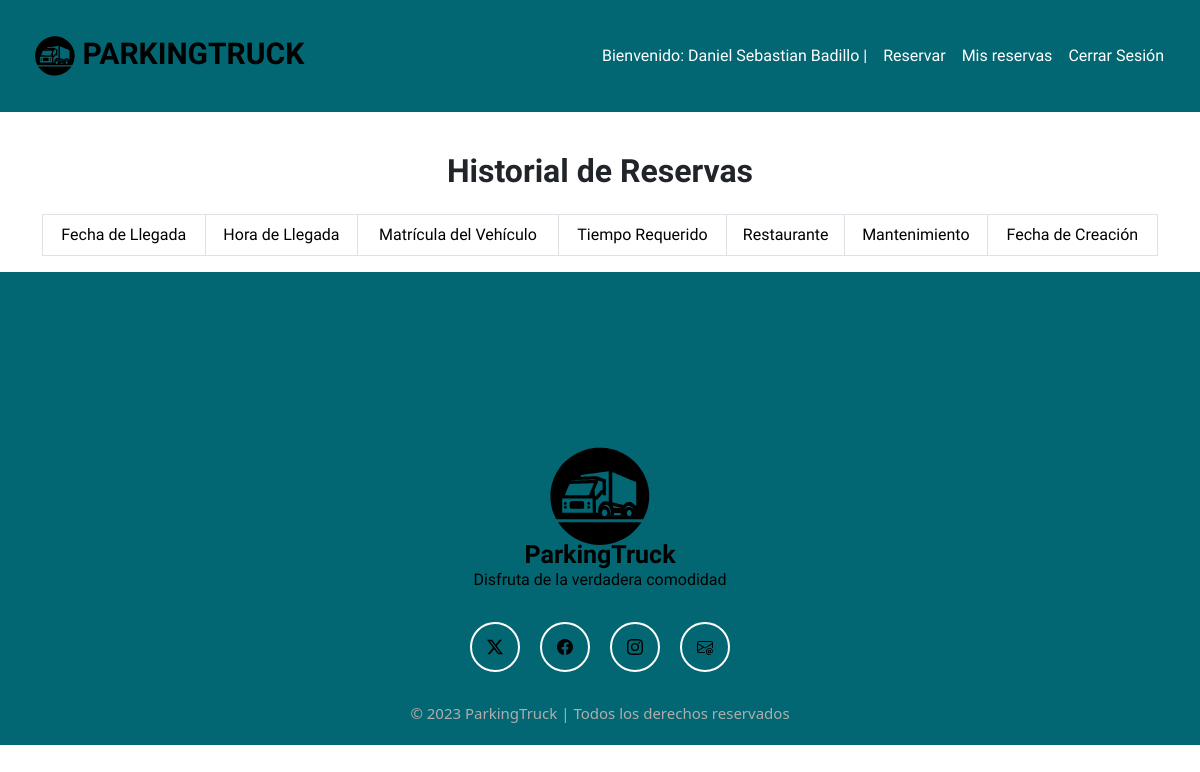
Before: /historial/ (signed in) with the older database file.
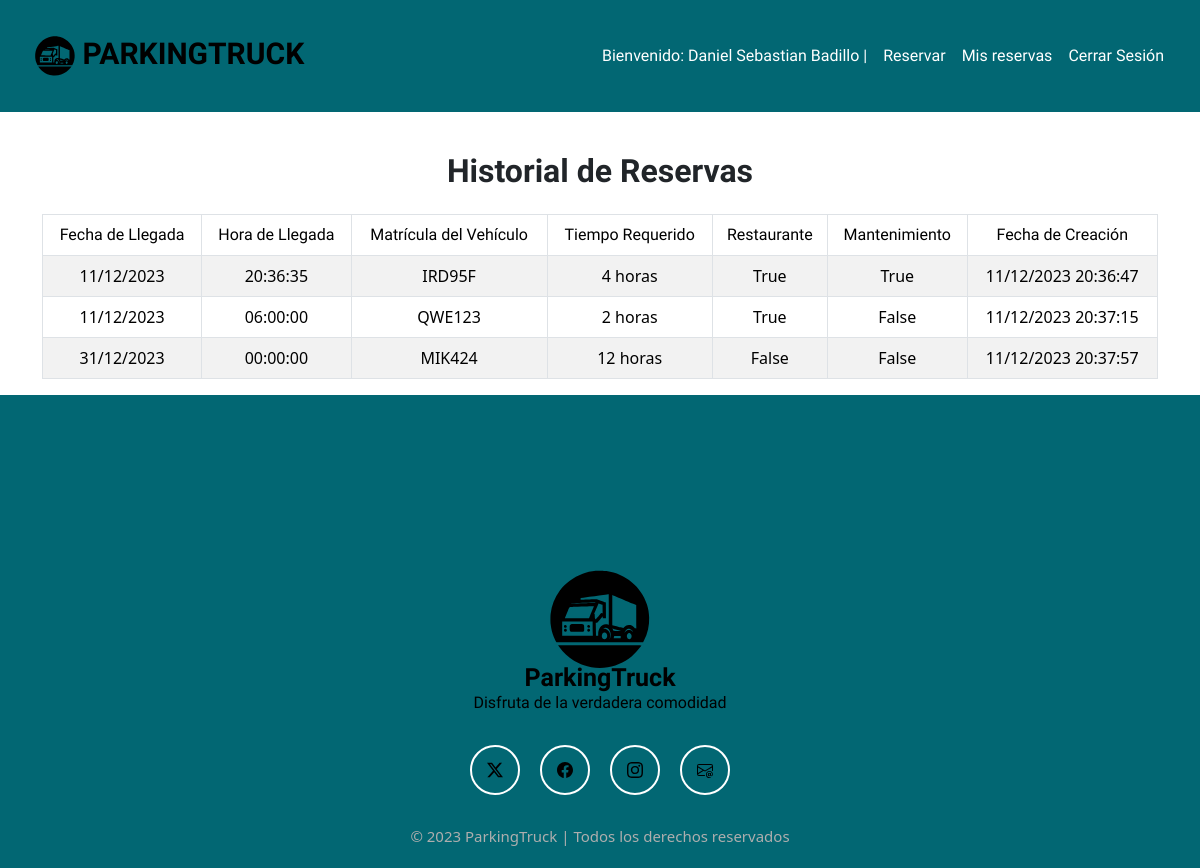
After: the same page with the newer database file.
### commons/models.py (models this page shows, shortened)
class Reserva(models.Model):
    ESTADO_CHOICES = [
        ('pendiente', 'Pendiente'),
        ('completada', 'Completada'),
    ]
    usuario = models.ForeignKey(User, on_delete=models.CASCADE)
    fecha_llegada = models.DateTimeField()
    hora_llegada = models.TimeField(default='00:00:00')
    matricula_vehiculo = models.CharField(max_length=50)
    tiempo_requerido = models.CharField(max_length=50)
    necesita_restaurante = models.BooleanField(default=False)
    necesita_mantenimiento = models.BooleanField(default=False)
    estado = models.CharField(max_length=20, choices=ESTADO_CHOICES, default='pendiente')
    fecha_creacion = models.DateTimeField(auto_now_add=True)

### commons/views.py (the view)
# urls.py: path('historial/', historial_reservas, name='historial'),
@login_required
def historial_reservas(request):
    reservas = Reserva.objects.filter(usuario=request.user, estado='completada')
    form = HistorialReservasForm()
    return render(request, 'HistorialReservas.html', {'reservas': reservas, 'form': form})

### commons/templates/HistorialReservas.html (shortened to what this page needs)
{% extends 'base.html' %}
{% load static %}
{% block extrahead %}
<link rel="stylesheet" href="{% static '/css/index.css' %}">
{% endblock extrahead%}
{% block content %}
<div class="container mt-4">
  <h2 class="text-center p-3 letra-kanit-700">Historial de Reservas</h2>
  <div class="table-responsive">
    <table class="table table-striped table-bordered text-center">
      <thead>
        <tr>
          <th class="letra-kanit-300">Fecha de Llegada</th>
          <th class="letra-kanit-300">Hora de Llegada</th>
          <th class="letra-kanit-300">Matrícula del Vehículo</th>
          <th class="letra-kanit-300">Tiempo Requerido</th>
          <th class="letra-kanit-300">Restaurante</th>
          <th class="letra-kanit-300">Mantenimiento</th>
          <th class="letra-kanit-300">Fecha de Creación</th>
        </tr>
      </thead>
      <tbody>
        {% for reserva in reservas %}
          <tr>
            <td>{{ reserva.fecha_llegada|date:"d/m/Y" }}</td>
            <td>{{ reserva.hora_llegada|time:"H:i:s" }}</td>
            <td>{{ reserva.matricula_vehiculo }}</td>
            <td>{{ reserva.tiempo_requerido }} horas</td>
            <td>{{reserva.necesita_restaurante}}</td>
            <td>{{reserva.necesita_mantenimiento}}</td>
            <td>{{ reserva.fecha_creacion|date:"d/m/Y H:i:s" }}</td>
          </tr>
        {% endfor %}
      </tbody>
    </table>
  </div>
</div>
{% endblock %}

### commons/templates/base.html (shortened to what this page needs)
{% load static %}
<!DOCTYPE html>
<html lang="es">
<head>
  <link rel="stylesheet" href="{% static '/css/bootstrap.min.css' %}" >
  <link rel="stylesheet" href="{% static 'css/bootstrap-icons.css' %}" >
  <link rel="stylesheet" href="{% static '/css/index.css' %}">
  {% block extrahead %}
  {% endblock extrahead%}
</head>
<body>
  <nav class="navbar navbar-expand-md p-3 bg-oliva">
    <div class="container-fluid">
      <div class="collapse navbar-collapse" id="navbarToggler">
        <a class="navbar-brand" href="{% url 'index' %}">
          <img class="navbar-logo" src="{% static '/img/logotruck1.svg' %}" alt="Foto Truck"> PARKINGTRUCK
        </a>
        <ul class="navbar-nav d-flex justify-content-center align-items-center">
          {% if user.is_authenticated %}
            <li class="nav-item">
              <a class="nav-link" href="#" id="userDropdown" role="button" onclick="toggleDropdown()">
                Bienvenido: {{ user.first_name }}  |
              </a>
            </li>
            <li class="nav-item">
              <a class="nav-link" href="{% url 'reserva' %}">   Reservar</a>
            </li>
            <li class="nav-item">
              <a class="nav-link" href="{% url 'historial' %}">Mis reservas</a>
            </li>
            <li class="nav-item">
              <a class="nav-link" href="{% url 'index' %}">Cerrar Sesión</a>
            </li>
          {% endif %}
        </ul>
      </div>
    </div>
  </nav>
  {% block content %}
  {% endblock content%}
  <footer class="bg-oliva d-flex flex-column align-items-center justify-content-center">
      <img class="truck-2" src="{% static '/img/logotruck1.svg' %}" alt="Foto Truck">
      <p  class="footer-texto-logo letra-kanit-700">ParkingTruck</p>
      <p class="footer-texto text-center">Disfruta de la verdadera comodidad</p>
      <div class="iconos-redes-sociales d-flex flex-wrap align-items-center justify-content-center">
        <a href="https://twitter.com/ParkingTruck" target="_blank" rel="noopener noreferrer">
          <svg xmlns="http://www.w3.org/2000/svg" width="16" height="16"  class="iconos-base-bl" viewBox="0 0 16 16">
            <path d="M12.6.75h2.454l-5.36 6.142L16 15.25h-4.937l-3.867-5.07-4.425 5.07H.316l5.733-6.57L0 .75h5.063l3.495 4.633L12.601.75Zm-.86 13.028h1.36L4.323 2.145H2.865l8.875 11.633Z"/>
          </svg>
        </a>
        <a href="https://facebook.com/ParkingTruck/" target="_blank" rel="noopener noreferrer">
        </a>
        <a href="https://www.instagram.com/ParkingTruck/" target="_blank" rel="noopener noreferrer">
        </a>
        <a href="mailto:parkingtruck@correo.com" target="_blank" rel="noopener noreferrer">
        </a>
      </div>
      <div class="derechos-de-autor">© 2023 ParkingTruck | Todos los derechos reservados</div>
  </footer>
  <link rel="stylesheet" href="{% static '/js/bootstrap.bundle.min.js' %}" >
</body>
</html>

### static/css/index.css (style rules this page uses)
.bg-oliva { background-color: #026773; }
.letra-kanit-300 { font-family: 'Kanit', sans-serif; font-weight: 300; }
.letra-kanit-700 { font-family: 'Kanit', sans-serif; font-weight: 700; }
.navbar { margin-bottom: 10px; }
.navbar-nav .nav-link.active, .nav-link { color: #ffffff; font-family: 'Kanit', sans-serif; font-weight: 300; }
.navbar-logo { width: 40px; margin-top: 15px; margin-bottom: 15px; margin-left: 5px; }
.navbar-brand { font-family: 'Kanit', sans-serif; font-weight: 700; font-size: 30px; padding-left: 2px; color:#000000 }
.navbar-collapse { align-items: left; justify-content: space-between; }
footer { min-height: 300px; padding-top:50px; }
.footer-texto { font-size: 1rem; padding-top:0px; margin-top: -10px; padding-bottom: 10px; margin-bottom: 10px; color:#000000; font-family: 'Kanit', sans-serif; font-weight: 300; }
.footer-texto-logo { font-size: 25px; margin-top:20px; margin-bottom: 5px; color:#000000; }
.truck-2 { width: 100px; padding-top: 15px; padding-bottom: 0px; font-size: 80px; margin-top: 110px; margin-bottom: -30px; }
.iconos-redes-sociales a { width: 50px; height: 50px; display: flex; align-items: center; justify-content: center; margin: 10px; padding: 2px; border: 2px solid #ffffff; border-radius: 50%; transition: all 0.1 ease-in; }
.derechos-de-autor { color: #aeaeae; font-size: 15px; padding: 20px; }

Changed rows visible on the page:
added Reserva: fecha_llegada "11/12/2023", hora_llegada "20:36:35", matricula_vehiculo "IRD95F", tiempo_requerido "4", necesita_restaurante "True", necesita_mantenimiento "True", fecha_creacion "11/12/2023 20:36:47"
added Reserva: fecha_llegada "11/12/2023", hora_llegada "06:00:00", matricula_vehiculo "QWE123", tiempo_requerido "2", necesita_restaurante "True", necesita_mantenimiento "False", fecha_creacion "11/12/2023 20:37:15"
added Reserva: fecha_llegada "31/12/2023", hora_llegada "00:00:00", matricula_vehiculo "MIK424", tiempo_requerido "12", necesita_restaurante "False", necesita_mantenimiento "False", fecha_creacion "11/12/2023 20:37:57"
